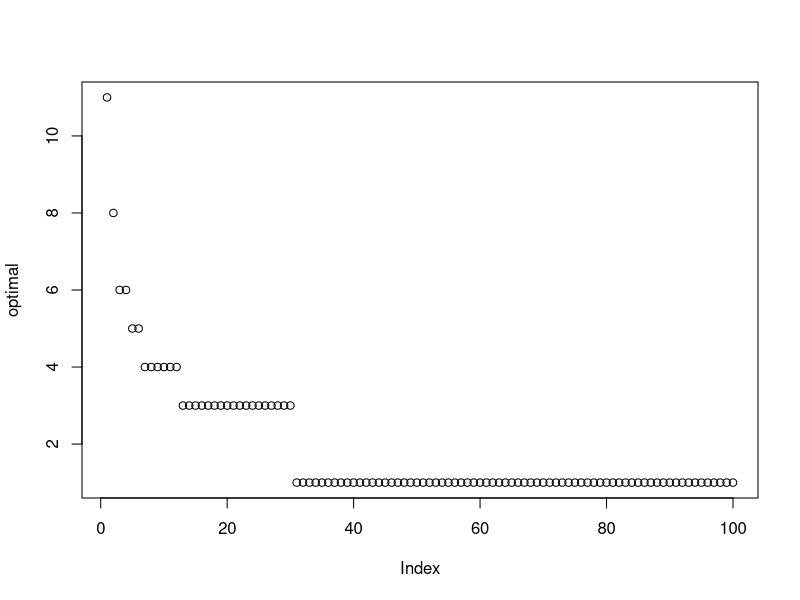

Reproduce this figure in R.
## ---- chunk 1
knitr::opts_chunk$set(echo = TRUE)
## ---- chunk 2
# For a given population, what pool size will result in the least amount of tests required to test each person
expected_tests <- function(pop=10000, groupsize=4, positve_rate=0.09){

# How many groups can we compose from our population size?
numgroups = pop/groupsize

# This is the probability that a group will have at least one positive test, requiring a re-test
groupf<-(1-dbinom(0,groupsize, positve_rate))

# Based off of this failure rate, how many groups will need to retest?  
failedgroups<- numgroups*groupf

#For each group that requires a retest, the number of tests required to retest each person in that group is directly tied to the group size (since we will test each member)
newtests<- groupsize*failedgroups

# The total number of tests required to evaluate a given number of people
if(groupsize>1){
totaltests<-newtests+numgroups
}
else{
  totaltests=pop
}

return(totaltests)
}
## ---- chunk 3

# Depending on the accuracy you'd like to achieve set the population size, greater population equals greater accuracy
pop <- 10000

# Initializing the matrix where we will collect the expected # of tests required to test everyone in the given population size, depending on two variables: the pool size (rows), and the positive test rate of the population (columns)
data <- matrix(nrow=25, ncol=100)

# This loop populates the above matrix with the expected value for number of tests
for(positive_rate in 1:100){
  for(group_size in 1:25){
    data[group_size, positive_rate] = expected_tests(pop,group_size,positive_rate/100)
  }
}
## ---- chunk 4
# To abstract the results a bit further, I'd like to see, on average, how many people we can evaluate per test. This way we are achieving the maximum results with each test
tests_per_capita <- pop/data


# I also want to see how different positive test rates in the population affect our optimal pool size
optimal <- 1:100

# For each positive test rate of the population (1%, 2%, 3%, ...) this will tell us what the optimal pool size is for that context
for(positive_rate in 1:100){
  optimal[positive_rate] <- which(tests_per_capita[,positive_rate]==max(tests_per_capita[,positive_rate]))
}

## ---- chunk 5
plot(optimal)
